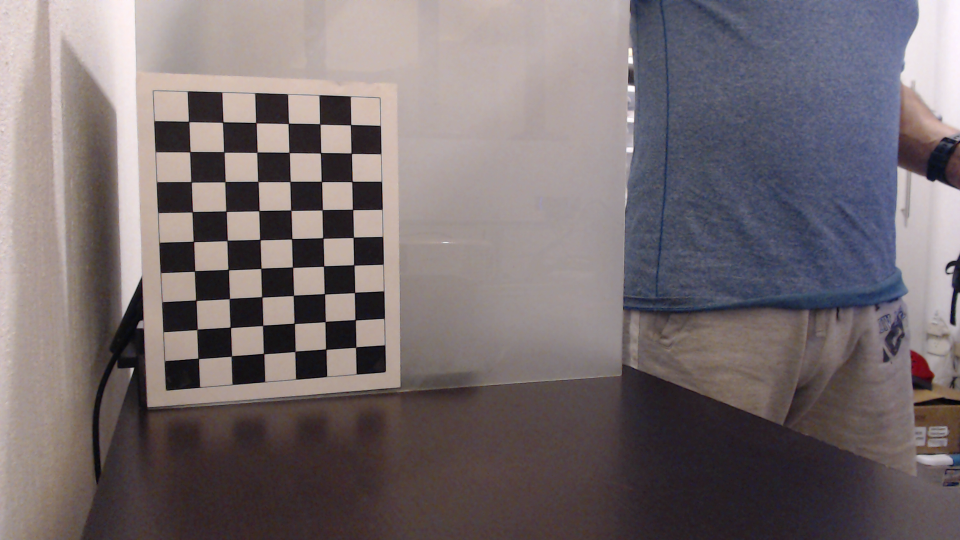
#> input picture calibracion/left/Left0.png, 1920 x 1080 px (shown at 1/2 size); its folder holds only this picture in this run
$ python find_fund_matrix_8point.py
#> lines starting #> are read from the running program, lines starting #| are printed output that depends on the picture; after the words box and inside, x2 and y2 are one past the last pixel; in counts of white or black regions, pixels touching at a corner belong together
#!/usr/bin/env python

"""
    This Python program finds the fundamental matrix using two images of the same scenario.
    A check board pattern and a stereo setup are used. The match coordinates of the corners
    of the check board pattern are found using HarrisCorners and CornersSubPix corrections.

    Then the program uses the 8 point algorithm to find the F matrix.
    It uses the tool computeCorrespondEpilines.

    Finally, the program draws the epipolar lines and the match coordinates in the original
    images.
"""
__author__ = "Amadeo Estrada"
__date__ = "13 / June / 2020"

import numpy as np
import cv2
import glob
import sys
from matplotlib import pyplot as plt

# ---------------------- PARAMETERS SET
nRows = 9
nCols = 6
dimension = 25  # - mm

# Define the calibration folder
workingFolder = "./calibracion"
imageType = 'png'

# Change the resolution according to the images used
image_res_x = 1920  # input image horizontal resolution
image_res_y = 1080  # input image vertical resolution
# ------------------------------------------

# termination criteria
criteria = (cv2.TERM_CRITERIA_EPS + cv2.TERM_CRITERIA_MAX_ITER, dimension, 0.001)

# prepare object points, like (0,0,0), (1,0,0), (2,0,0) ....,(6,5,0)
objp = np.zeros((nRows * nCols, 3), np.float32)
objp[:, :2] = np.mgrid[0:nCols, 0:nRows].T.reshape(-1, 2)

# Arrays to store object points and image points from all the images.
objpoints = []  # 3d point in real world space
imgpoints_r = []  # 2d points in image plane. RIGHT
imgpoints_l = []  # 2d points in image plane. LEFT

# - - - - - - - - - - - - - - - - - - - - - - - - - - - - - - - - - - - - - - -
# Process the RIGHT camera file
filename = workingFolder + "/right/*." + imageType
images = glob.glob(filename)

print(len(images))
if len(images) > 1:
    print("More than one RIGHT image found. ABORT!")
    sys.exit()

else:
    for fname in images:
        # -- Read the file and convert in greyscale
        img_r = cv2.imread(fname)
        # Clone the original image to keep original unchanged
        img2 = img_r.copy()
        # Convert to grayscale
        gray = cv2.cvtColor(img_r, cv2.COLOR_BGR2GRAY)
        print("Reading image ", fname)

        # Find the chess board corners
        ret_r, corners_r = cv2.findChessboardCorners(gray, (nCols, nRows), None)

        # If found, add object points, image points (after refining them)
        if ret_r:
            print("Pattern found! Press ESC to skip or ENTER to accept")
            # --- Sometimes, Harris corners fails with crappy pictures, so
            corners2_r = cv2.cornerSubPix(gray, corners_r, (11, 11), (-1, -1), criteria)

            # Draw and display the corners
            cv2.drawChessboardCorners(img_r, (nCols, nRows), corners2_r, ret_r)
            cv2.imshow('Right Camera', img_r)

            # User checks image quality
            k = cv2.waitKey(0) & 0xFF
            if k == 27:  # -- ESC Button
                print("Image is not good. USER ABORTED!")
                sys.exit()
            # Notify that image was accepted
            print("Right image accepted")
            # Save the the detected coordinates
            imgpoints_r.append(corners2_r)

        else:
            print("Pattern not found. ABORT!")
            sys.exit()

cv2.destroyAllWindows()

# - - - - - - - - - - - - - - - - - - - - - - - - - - - - - - - - - - -
# Process the LEFT camera file
filename = workingFolder + "/left/*." + imageType
images = glob.glob(filename)

print(len(images))
if len(images) > 1:
    print("More than one LEFT image found. ABORT!")
    sys.exit()

else:
    for fname in images:
        # -- Read the file and convert in greyscale
        img_l = cv2.imread(fname)
#> img_l is the input picture: shape (1080, 1920, 3); mean B, G, R 111.8, 109.2, 118.7
        # Clone the original image to keep original unchanged
        img1 = img_l.copy()
        # Convert to grayscale
        gray = cv2.cvtColor(img_l, cv2.COLOR_BGR2GRAY)
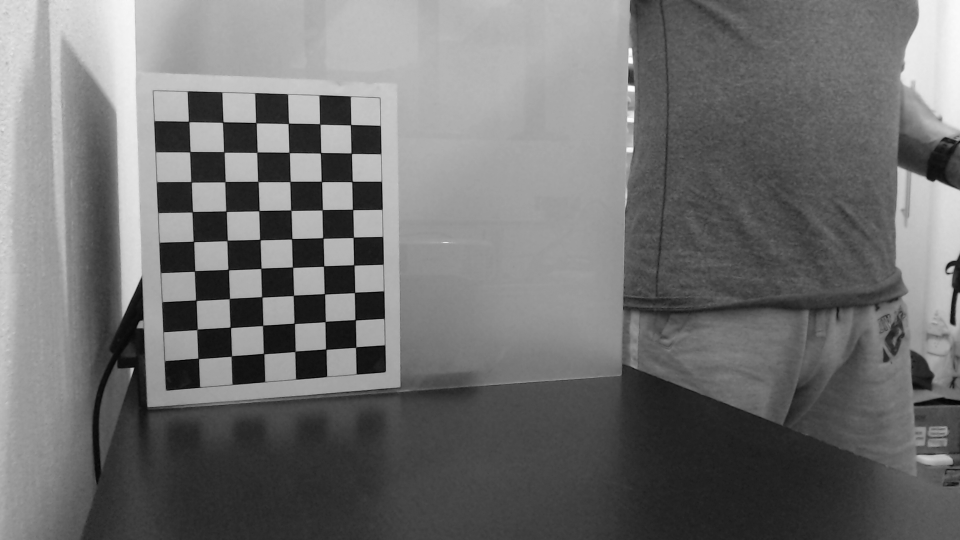
#> gray: shape (1080, 1920) (shown at 1/2 size); min 0, max 255, mean 112.3
        print("Reading image ", fname)

        # Find the chess board corners
        ret_l, corners_l = cv2.findChessboardCorners(gray, (nCols, nRows), None)
#> ret_l = True; corners_l = 54 rows, first 8: [712.2, 694.6], [652.1, 698.7], [590.3, 703.4], [528, 708.2], [463.4, 712.4], [397.4, 717.7], [710.7, 639.9], [650.4, 643.9]

        # If found, add object points, image points (after refining them)
        if ret_l:
            print("Pattern found! Press ESC to skip or ENTER to accept")
            # --- Sometimes, Harris corners fails with crappy pictures, so
            corners2_l = cv2.cornerSubPix(gray, corners_l, (11, 11), (-1, -1), criteria)
#> corners2_l = 54 rows, first 8: [711.9, 694.6], [652.1, 698.6], [590.5, 703.1], [527.7, 707.7], [463.2, 712.5], [396.8, 717.3], [710.7, 640.2], [650.7, 643.5]

            # Draw and display the corners
            cv2.drawChessboardCorners(img_l, (nCols, nRows), corners2_l, ret_l)
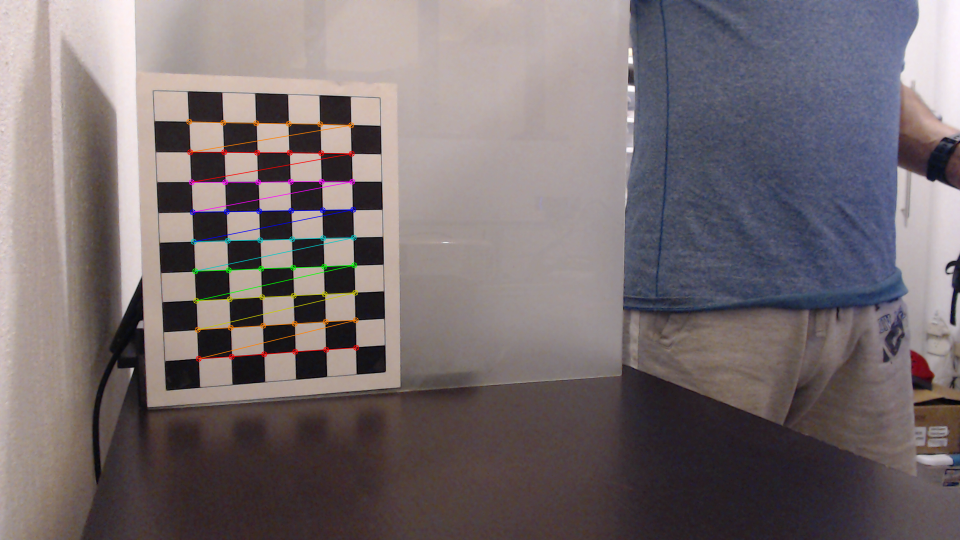
#> img_l: shape (1080, 1920, 3) (shown at 1/2 size); 0.99% of pixels changed, all inside (x1, y1, x2, y2) = (372, 237, 719, 724)
            cv2.imshow('Right Camera', img_l)

            # User checks image quality
            k = cv2.waitKey(0) & 0xFF
#> (key Esc is pressed here)
            if k == 27:  # -- ESC Button
                print("Image is not good. USER ABORTED!")
                sys.exit()
#> (the program exits here)

$ run again, on calibracion/right/Right0.png
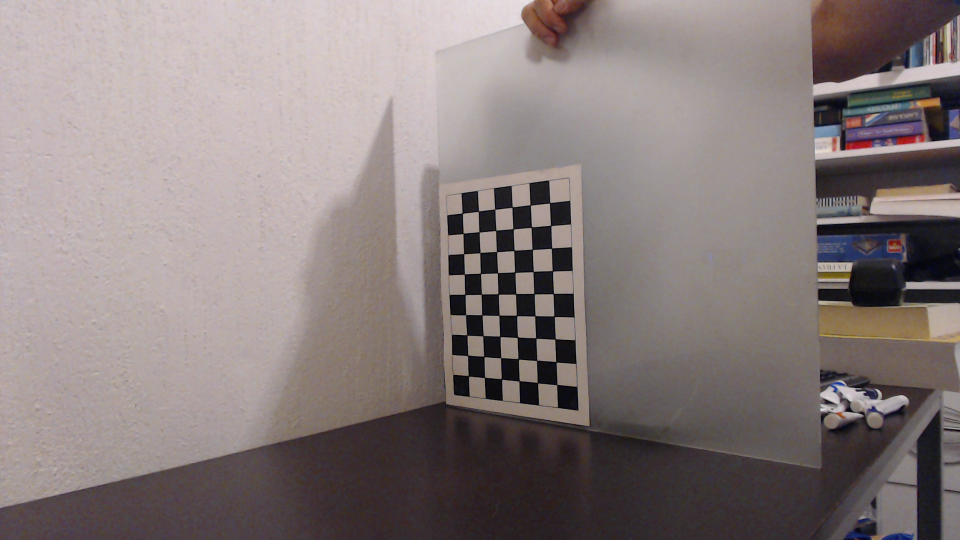
#> input picture calibracion/right/Right0.png, 1920 x 1080 px (shown at 1/2 size)
#> img_r is the input picture: shape (1080, 1920, 3); mean B, G, R 124.6, 125.2, 136.1
#> `gray = cv2.cvtColor(img_r, cv2.COLOR_BGR2GRAY)`:
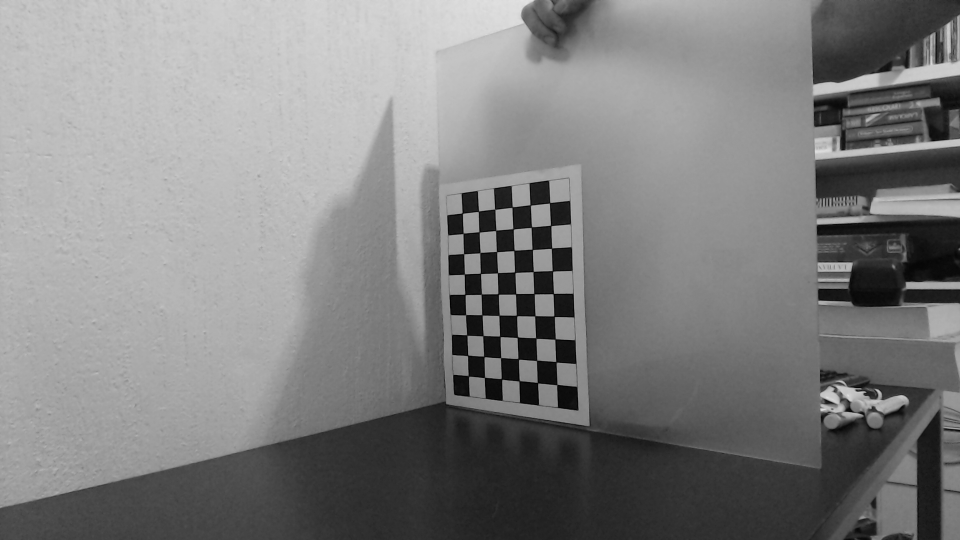
#> gray: shape (1080, 1920) (shown at 1/2 size); min 0, max 229, mean 128.4
#> ret_r = True; corners_r = 54 rows, first 8: [1114.5, 769.5], [1075.4, 765.5], [1038.4, 762.4], [1004.3, 758.1], [969.3, 755.3], [937.9, 753], [1113.5, 724.9], [1073.5, 721.4]
#> corners2_r = 54 rows, first 8: [1114.2, 769.5], [1075.5, 765.8], [1038.6, 762.2], [1003.4, 758.3], [969.4, 755.4], [937.3, 752.2], [1112.4, 724.2], [1073.8, 721.1]
#> `cv2.drawChessboardCorners(img_r, (nCols, nRows), corners2_r, ret_r)`:
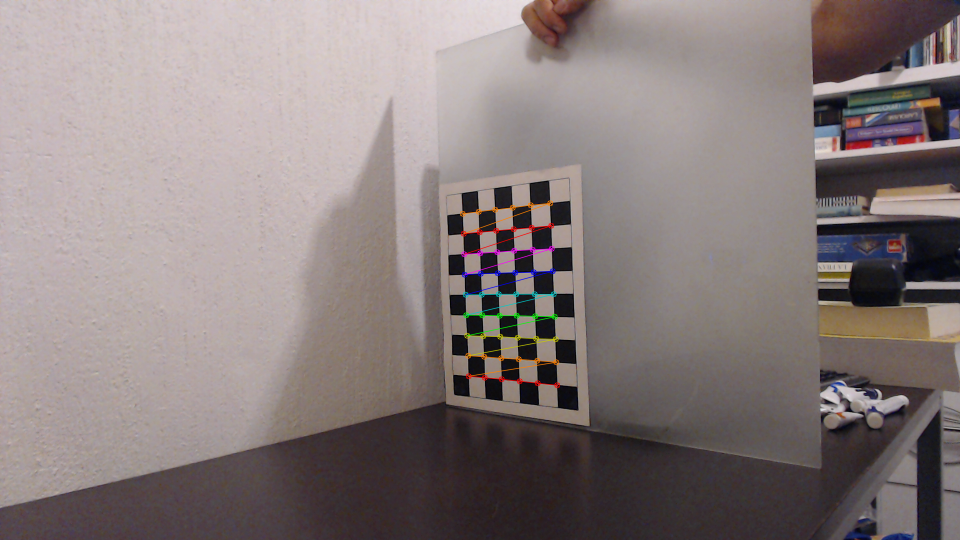
#> img_r: shape (1080, 1920, 3) (shown at 1/2 size); 0.65% of pixels changed, all inside (x1, y1, x2, y2) = (919, 400, 1121, 777)
